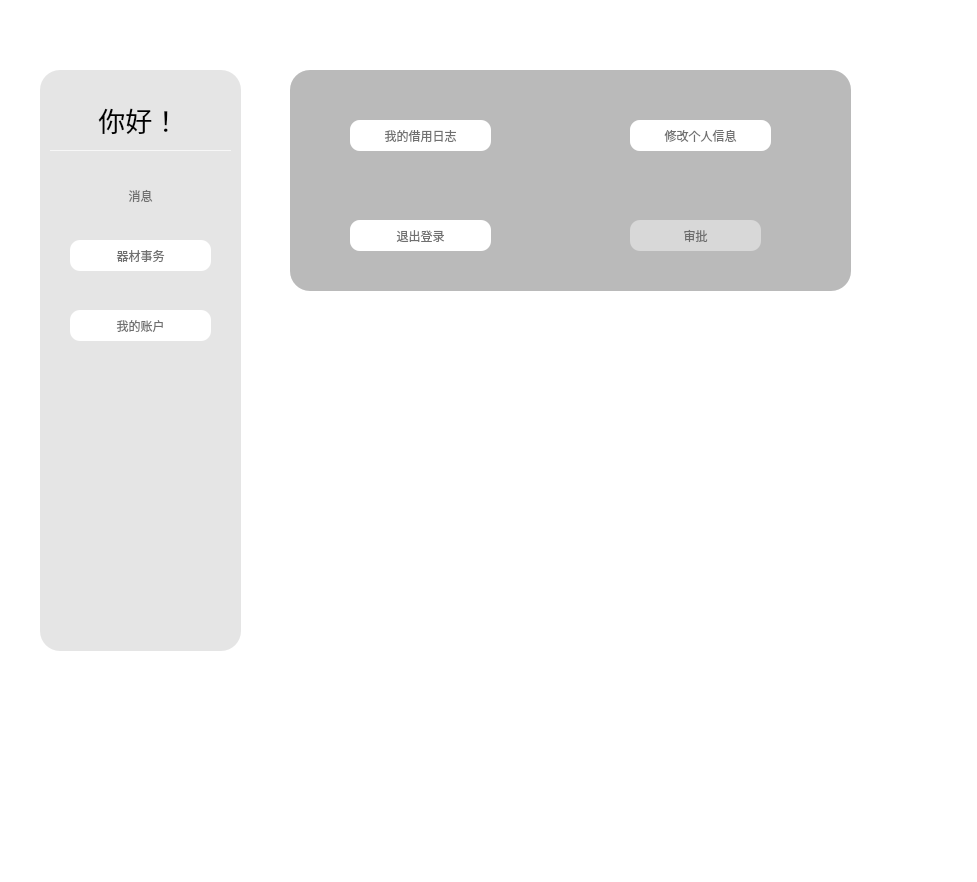
<?xml version="1.0" encoding="UTF-8"?>
<ui version="4.0">
 <class>view::homepage::teacherHomepage</class>
 <widget class="QWidget" name="view::homepage::teacherHomepage">
  <property name="geometry">
   <rect>
    <x>0</x>
    <y>0</y>
    <width>977</width>
    <height>882</height>
   </rect>
  </property>
  <property name="windowTitle">
   <string>教师主页 - 实验室设备管理系统</string>
  </property>
  <property name="styleSheet">
   <string notr="true">*{
	background-color: rgb(255, 255, 255);
}

QFrame#frame{
border-radius:30px;
	background-image: url(:/User_Page.jpg);
border-repeat: no-repeat;
    border-position: center;

}

#frame_2{
	background-color: rgba(89, 89, 89, 40);
border-radius:20px;
}

#welcomeLabel{
	background-color: rgba(255, 255, 255, 0);
border-bottom:1px solid rgba(255, 255, 255, 180);
}
QPushButton#messageButton{
	background-color: rgba(255, 255, 255, 0);
}

#frame_3{
	background-color: rgba(89, 89, 89, 60);
border-radius:20px;
}
#frame_4{
background-color: rgba(89, 89, 89, 60);
border-radius:20px;
}

QPushButton{
border-radius:10px;

       background-color: qradialgradient(spread:pad, cx:0.5, cy:1, radius:0.538, fx:0.496955, fy:1, stop:0 rgba(0, 220,
       255, 255), stop:1 rgba(255, 205, 120, 255));
       font:700 20pt &quot;Microsoft YaHei UI&quot;;
       color: rgb(112, 112, 112);
}

QPushButton#messageButton{

border-radius:10px;
       background-color: qradialgradient(spread:pad, cx:0.5, cy:1, radius:0.538, fx:0.496955, fy:1, stop:0 rgba(0, 220,
       255, 255), stop:1 rgba(255, 205, 120, 255));
       font:700 20pt &quot;Microsoft YaHei UI&quot;;
       color: rgb(112, 112, 112);
}


QPushButton:hover{
border-radius:10px;
       background-color: qradialgradient(spread:pad, cx:0.5, cy:1, radius:0.538, fx:0.5, fy:0.5, stop:0 rgba(0, 220,
       255, 255), stop:1 rgba(255, 205, 120, 255));
       font: 20pt &quot;Microsoft YaHei UI&quot;;
}
QPushButton:pressed{
       border-radius:10px;

       background-color: qradialgradient(spread:pad, cx:0.506, cy:0.9375, radius:0.538, fx:0.5, fy:0.5, stop:0 rgba(0,
       220, 255, 255), stop:1 rgba(255, 189, 78, 255));
       padding-top:5px;
       padding-left:5px;

       font: 20pt &quot;Microsoft YaHei UI&quot;;
       }
       QPushButton#messageButton:hover{
       border-radius:10px;
       background-color: qradialgradient(spread:pad, cx:0.5, cy:1, radius:0.538, fx:0.5, fy:0.5, stop:0 rgba(0, 220,
       255, 255), stop:1 rgba(255, 205, 120, 255));
       font: 20pt &quot;Microsoft YaHei UI&quot;;
       }
       QPushButton#messageButton:pressed{
border-radius:10px;

       background-color: qradialgradient(spread:pad, cx:0.506, cy:0.9375, radius:0.538, fx:0.5, fy:0.5, stop:0 rgba(0,
       220, 255, 255), stop:1 rgba(255, 189, 78, 255));
padding-top:5px;
padding-left:5px;

       font: 20pt &quot;Microsoft YaHei UI&quot;;
       }
   </string>
  </property>
  <widget class="QFrame" name="frame">
   <property name="geometry">
    <rect>
     <x>0</x>
     <y>30</y>
     <width>891</width>
     <height>661</height>
    </rect>
   </property>
   <property name="frameShape">
    <enum>QFrame::Shape::StyledPanel</enum>
   </property>
   <property name="frameShadow">
    <enum>QFrame::Shadow::Raised</enum>
   </property>
   <widget class="QFrame" name="frame_2">
    <property name="geometry">
     <rect>
      <x>40</x>
      <y>40</y>
      <width>201</width>
      <height>581</height>
     </rect>
    </property>
    <property name="frameShape">
     <enum>QFrame::Shape::StyledPanel</enum>
    </property>
    <property name="frameShadow">
     <enum>QFrame::Shadow::Raised</enum>
    </property>
    <widget class="QPushButton" name="Button">
     <property name="geometry">
      <rect>
       <x>30</x>
       <y>170</y>
       <width>141</width>
       <height>31</height>
      </rect>
     </property>
     <property name="styleSheet">
      <string notr="true">font: 16pt &quot;Microsoft YaHei UI&quot;;</string>
     </property>
     <property name="text">
      <string>器材事务</string>
     </property>
    </widget>
    <widget class="QPushButton" name="Button2">
     <property name="geometry">
      <rect>
       <x>30</x>
       <y>240</y>
       <width>141</width>
       <height>31</height>
      </rect>
     </property>
     <property name="styleSheet">
      <string notr="true">font: 16pt &quot;Microsoft YaHei UI&quot;;</string>
     </property>
     <property name="text">
      <string>我的账户</string>
     </property>
    </widget>
    <widget class="QPushButton" name="messageButton">
     <property name="geometry">
      <rect>
       <x>30</x>
       <y>110</y>
       <width>141</width>
       <height>31</height>
      </rect>
     </property>
     <property name="styleSheet">
      <string notr="true">font: 16pt &quot;Microsoft YaHei UI&quot;;</string>
     </property>
     <property name="text">
      <string>消息</string>
     </property>
    </widget>
    <widget class="QLabel" name="welcomeLabel">
     <property name="geometry">
      <rect>
       <x>10</x>
       <y>20</y>
       <width>181</width>
       <height>61</height>
      </rect>
     </property>
     <property name="text">
      <string>&lt;html&gt;&lt;head/&gt;&lt;body&gt;&lt;p align=&quot;center&quot;&gt;&lt;span style=&quot;
                        font-size:20pt;&quot;&gt;你好！&lt;/span&gt;&lt;/p&gt;&lt;/body&gt;&lt;/html&gt;
                    </string>
     </property>
    </widget>
   </widget>
   <widget class="QFrame" name="frame_3">
    <property name="geometry">
     <rect>
      <x>290</x>
      <y>40</y>
      <width>561</width>
      <height>221</height>
     </rect>
    </property>
    <property name="frameShape">
     <enum>QFrame::Shape::StyledPanel</enum>
    </property>
    <property name="frameShadow">
     <enum>QFrame::Shadow::Raised</enum>
    </property>
    <widget class="QPushButton" name="borrowEquipmentButton">
     <property name="geometry">
      <rect>
       <x>60</x>
       <y>50</y>
       <width>131</width>
       <height>31</height>
      </rect>
     </property>
     <property name="styleSheet">
      <string notr="true">font: 16pt &quot;Microsoft YaHei UI&quot;;</string>
     </property>
     <property name="text">
      <string>器材借用</string>
     </property>
    </widget>
    <widget class="QPushButton" name="returnEquipmentButton">
     <property name="geometry">
      <rect>
       <x>60</x>
       <y>150</y>
       <width>131</width>
       <height>31</height>
      </rect>
     </property>
     <property name="styleSheet">
      <string notr="true">font: 16pt &quot;Microsoft YaHei UI&quot;;</string>
     </property>
     <property name="text">
      <string>器材归还</string>
     </property>
    </widget>
    <widget class="QPushButton" name="approvalButton">
     <property name="geometry">
      <rect>
       <x>340</x>
       <y>150</y>
       <width>131</width>
       <height>31</height>
      </rect>
     </property>
     <property name="styleSheet">
      <string notr="true">font: 16pt &quot;Microsoft YaHei UI&quot;;</string>
     </property>
     <property name="text">
      <string>审批</string>
     </property>
    </widget>
    <widget class="QPushButton" name="reportMaintenanceButton">
     <property name="geometry">
      <rect>
       <x>340</x>
       <y>50</y>
       <width>141</width>
       <height>31</height>
      </rect>
     </property>
     <property name="styleSheet">
      <string notr="true">font: 16pt &quot;Microsoft YaHei UI&quot;;</string>
     </property>
     <property name="text">
      <string>器材报修</string>
     </property>
    </widget>
   </widget>
   <widget class="QFrame" name="frame_4">
    <property name="geometry">
     <rect>
      <x>290</x>
      <y>40</y>
      <width>561</width>
      <height>221</height>
     </rect>
    </property>
    <property name="frameShape">
     <enum>QFrame::Shape::StyledPanel</enum>
    </property>
    <property name="frameShadow">
     <enum>QFrame::Shadow::Raised</enum>
    </property>
    <widget class="QPushButton" name="borrowHistoryButton">
     <property name="geometry">
      <rect>
       <x>60</x>
       <y>50</y>
       <width>141</width>
       <height>31</height>
      </rect>
     </property>
     <property name="styleSheet">
      <string notr="true">font: 16pt &quot;Microsoft YaHei UI&quot;;</string>
     </property>
     <property name="text">
      <string>我的借用日志</string>
     </property>
    </widget>
    <widget class="QPushButton" name="logoutButton">
     <property name="geometry">
      <rect>
       <x>60</x>
       <y>150</y>
       <width>141</width>
       <height>31</height>
      </rect>
     </property>
     <property name="styleSheet">
      <string notr="true">font: 16pt &quot;Microsoft YaHei UI&quot;;</string>
     </property>
     <property name="text">
      <string>退出登录</string>
     </property>
    </widget>
    <widget class="QPushButton" name="editProfileButton">
     <property name="geometry">
      <rect>
       <x>340</x>
       <y>50</y>
       <width>141</width>
       <height>31</height>
      </rect>
     </property>
     <property name="styleSheet">
      <string notr="true">font: 16pt &quot;Microsoft YaHei UI&quot;;</string>
     </property>
     <property name="text">
      <string>修改个人信息</string>
     </property>
    </widget>
   </widget>
  </widget>
 </widget>
 <resources/>
 <connections/>
</ui>
